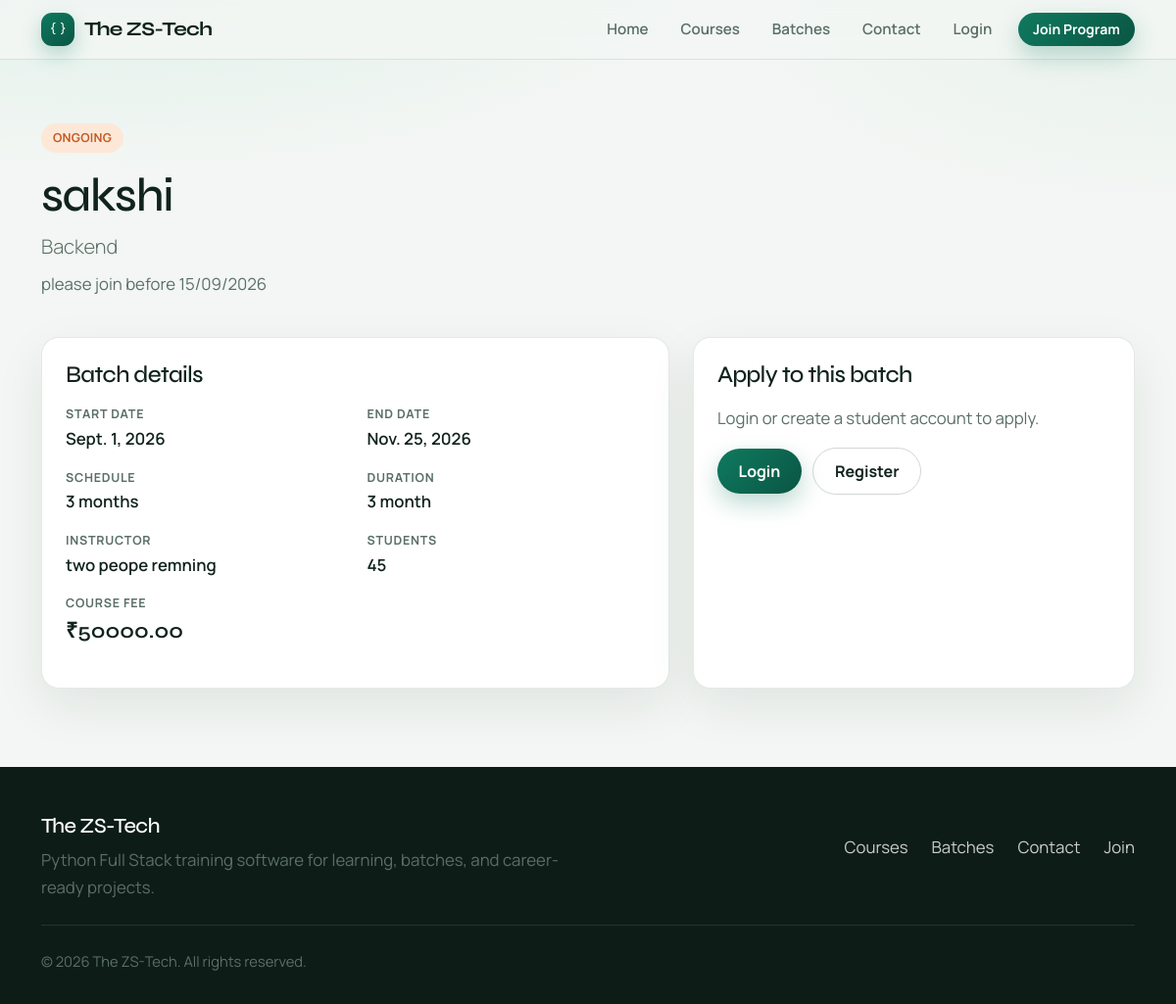
Screenshot of /batches/1/ with the database file from the repository.
### batches/models.py (models this page shows, shortened)
class Batch(models.Model):
    STATUS_CHOICES = [
        ('upcoming', 'Upcoming'),
        ('ongoing', 'Ongoing'),
        ('completed', 'Completed'),
    ]
    name = models.CharField(max_length=100)
    course = models.ForeignKey(
        Course,
        on_delete=models.CASCADE,
        related_name='batches',
    )
    start_date = models.DateField()
    end_date = models.DateField()
    schedule = models.CharField(max_length=200)
    duration = models.CharField(max_length=100)
    instructor = models.CharField(max_length=150)
    students_count = models.PositiveIntegerField(default=0)
    status = models.CharField(
        max_length=20,
        choices=STATUS_CHOICES,
        default='upcoming',
    )
    description = models.TextField(blank=True)
    created_at = models.DateTimeField(auto_now_add=True)

### courses/models.py (models this page shows, shortened)
class Course(models.Model):
    title = models.CharField(
        max_length=200
    )
    short_description = models.CharField(
        max_length=300
    )
    description = models.TextField()
    duration = models.CharField(
        max_length=100
    )
    fees = models.DecimalField(
        max_digits=10,
        decimal_places=2,
        default=0
    )
    is_active = models.BooleanField(
        default=True
    )
    created_at = models.DateTimeField(
        auto_now_add=True
    )

### batches/views.py (the view, shortened to what this page needs)
def batch_detail(request, pk):
    batch = get_object_or_404(Batch.objects.select_related('course'), pk=pk)
    enrollment = None
    return render(
        request,
        'batches/batch_detail.html',
        {
            'batch': batch,
            'enrollment': enrollment,
        },
    )

### templates/batches/batch_detail.html (shortened to what this page needs)
{% extends 'base.html' %}
{% block content %}
<section class="page-hero">
    <div class="container">
        {% if batch.status == 'upcoming' %}
        <span class="pill">{{ batch.get_status_display }}</span>
        {% elif batch.status == 'ongoing' %}
        <span class="pill pill-warn">{{ batch.get_status_display }}</span>
        {% else %}
        <span class="pill pill-muted">{{ batch.get_status_display }}</span>
        {% endif %}
        <h1 class="mt-3">{{ batch.name }}</h1>
        <p class="lead mb-2">{{ batch.course.title }}</p>
        <p style="max-width: 42rem;">{{ batch.description|default:"Join this cohort for structured training, live sessions, and project mentorship." }}</p>
    </div>
</section>
<section class="pb-5">
    <div class="container">
        <div class="row g-4">
            <div class="col-lg-7">
                <div class="soft-panel">
                    <h2 class="h4 mb-3">Batch details</h2>
                    <dl class="info-list row mb-0">
                        <div class="col-sm-6">
                            <dt>Start date</dt>
                            <dd>{{ batch.start_date }}</dd>
                        </div>
                        <div class="col-sm-6">
                            <dt>End date</dt>
                            <dd>{{ batch.end_date }}</dd>
                        </div>
                        <div class="col-sm-6">
                            <dt>Schedule</dt>
                            <dd>{{ batch.schedule }}</dd>
                        </div>
                        <div class="col-sm-6">
                            <dt>Duration</dt>
                            <dd>{{ batch.duration }}</dd>
                        </div>
                        <div class="col-sm-6">
                            <dt>Instructor</dt>
                            <dd>{{ batch.instructor }}</dd>
                        </div>
                        <div class="col-sm-6">
                            <dt>Students</dt>
                            <dd>{{ batch.students_count }}</dd>
                        </div>
                        <div class="col-sm-6">
                            <dt>Course fee</dt>
                            <dd class="fee-tag">₹{{ batch.course.fees }}</dd>
                        </div>
                    </dl>
                </div>
            </div>
            <div class="col-lg-5">
                <div class="soft-panel">
                    <h2 class="h4 mb-3">Apply to this batch</h2>
                    {% if user.is_authenticated %}
                        {% if enrollment %}
                        <p class="mb-2">Your application status:</p>
                        <span class="pill mb-3">{{ enrollment.get_status_display }}</span>
                        <p class="mb-0">Track everything from your <a href="{% url 'dashboard' %}">dashboard</a>.</p>
                        {% elif batch.status == 'completed' %}
                        <p class="mb-0">This batch is completed. Browse other open cohorts.</p>
                        <a href="{% url 'batch_list' %}" class="btn btn-zs mt-3">View batches</a>
                        {% else %}
                        <form method="post">
                            {% csrf_token %}
                            <div class="mb-3">
                                <label class="form-label" for="id_note">Note (optional)</label>
                                <textarea name="note" id="id_note" rows="3" class="form-control" placeholder="Tell us your goals or preferred timing"></textarea>
                            </div>
                            <button type="submit" class="btn btn-zs w-100">Submit application</button>
                        </form>
                        {% endif %}
                    {% else %}
                    <p>Login or create a student account to apply.</p>
                    <a href="{% url 'login' %}?next={% url 'batch_detail' batch.id %}" class="btn btn-zs me-2">Login</a>
                    <a href="{% url 'register' %}" class="btn btn-ghost">Register</a>
                    {% endif %}
                </div>
            </div>
        </div>
    </div>
</section>
{% endblock %}

### static/css/style.css (style rules this page uses)
:root { --bg: #f3f6f4; --bg-soft: #e7efea; --surface: #ffffff; --ink: #10231c; --muted: #5a6f66; --line: rgba(16, 35, 28, 0.10); --accent: #0f7a5f; --accent-dark: #0a5543; --accent-soft: #d8f0e7; --warn: #c45c26; --danger: #b42318; --radius: 18px; --radius-sm: 12px; --shadow: 0 18px 50px rgba(16, 35, 28, 0.08); --font-display: "Syne", sans-serif; --font-body: "Manrope", sans-serif; --space-section: clamp(4rem, 8vw, 6.5rem); }
*, *::before, *::after { box-sizing: border-box; }
html { scroll-behavior: smooth; }
body { margin: 0; font-family: var(--font-body); font-size: 1.05rem; line-height: 1.65; color: var(--ink); background: radial-gradient(1200px 500px at 10% -10%, #d9efe6 0%, transparent 55%), radial-gradient(900px 420px at 100% 0%, #e8f2ec 0%, transparent 50%), var(--bg); min-height: 100vh; }
a { color: var(--accent-dark); text-decoration: none; transition: color 0.2s ease; }
h1, h2, h3, h4, h5, h6 { font-family: var(--font-display); letter-spacing: -0.03em; line-height: 1.15; color: var(--ink); }
p { color: var(--muted); }
.btn { font-family: var(--font-body); font-weight: 700; border-radius: 999px; padding: 0.7rem 1.35rem; border: none; transition: transform 0.2s ease, box-shadow 0.2s ease, background 0.2s ease; }
.btn-primary, .btn-zs { background: linear-gradient(135deg, var(--accent), var(--accent-dark)); color: #fff !important; box-shadow: 0 10px 24px rgba(15, 122, 95, 0.28); }
.btn-outline-dark, .btn-ghost { background: transparent; color: var(--ink) !important; border: 1.5px solid rgba(16, 35, 28, 0.18) !important; }
.page-hero { padding: clamp(2.5rem, 6vw, 4rem) 0 1.5rem; }
.page-hero h1 { font-size: clamp(2rem, 4.5vw, 3rem); margin-bottom: 0.5rem; }
.soft-panel { background: var(--surface); border: 1px solid var(--line); border-radius: var(--radius); padding: 1.5rem; box-shadow: var(--shadow); height: 100%; transition: transform 0.25s ease, box-shadow 0.25s ease; }
.pill { display: inline-flex; align-items: center; gap: 0.35rem; padding: 0.28rem 0.75rem; border-radius: 999px; font-size: 0.78rem; font-weight: 700; letter-spacing: 0.02em; text-transform: uppercase; background: var(--accent-soft); color: var(--accent-dark); }
.pill-warn { background: #fde8d8; color: var(--warn); }
.fee-tag { font-family: var(--font-display); font-size: 1.35rem; font-weight: 700; color: var(--accent-dark); }
.info-list dt { font-size: 0.78rem; text-transform: uppercase; letter-spacing: 0.06em; color: var(--muted); font-weight: 700; }
.info-list dd { margin: 0 0 1rem; font-weight: 600; color: var(--ink); }

### templates/base.html (style rules this page uses)
body { font-family: "Manrope", system-ui, sans-serif; }
.hero-brand, h1, h2, h3 { font-family: "Syne", system-ui, sans-serif; }

### rows the page displays
Batch: status "ONGOING", name "sakshi", course "Backend", description "please join before 15/09/2026", start_date "Sept. 1, 2026", end_date "Nov. 25, 2026", schedule "3 months", duration "3 month", instructor "two peope remning", students_count "45", course.fees "50000.00"
